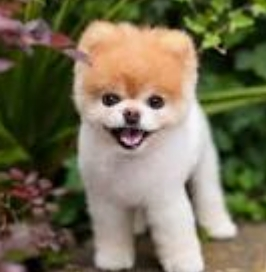
#> input picture CV-STUDY/images/dog.jpg, 266 x 272 px
$ jupyter execute 05_blur_binarization.ipynb
#> lines starting #> are read from the running program, lines starting #| are printed output that depends on the picture; after the words box and inside, x2 and y2 are one past the last pixel; in counts of white or black regions, pixels touching at a corner belong together
# 05. 블러와 이진화

[cell 1]
import cv2 as cv
import numpy as np
DOG_PATH = "../images/dog.jpg"
BOOK_PATH = "../images/book.jpg"

## 5-1. 블러
- `cv2.blur(img, kernel)` : 단순 평균 방식
- `cv2.GaussianBlur(img, kernel, 표준편차)` : 가우시안 평균 방식
- `cv2.medianBlur(img, kernel)` : 중앙값 사용 방식
- Gaussian Blur : 중앙 픽셀에 가장 높은 비중(가중치)를 주고, 멀리 떨어진 주변 픽셀일수로 비중을 점점 작게 주는 방식으로 이미지를 부드럽게 흐리게 만듬
- Kernel : 이미지 위에서 특정 픽셀과 그 주변 픽셀을 참고하여 새로운 값을 계산하는 도구
- 참조하는 범위가 작으면 블러가 약해지고, 참조하는 범위가 넓으면 블러가 강해집니다.

[cell 2]
img = cv.imread(DOG_PATH)
#> img is the input picture: shape (272, 266, 3); mean B, G, R 84.4, 109.6, 116.5

# 1. 평균 블러
blur_avg = cv.blur(img, (7,7))
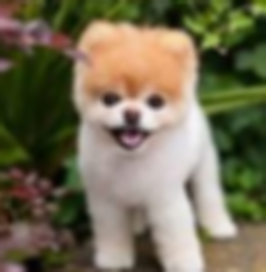
#> blur_avg: shape (272, 266, 3); mean B, G, R 84.4, 109.6, 116.5

# 2. 가우시안 블러
blur_gaussian = cv.GaussianBlur(img, (7,7), 0) # 0을 넣으면 자동계산

cv.imshow("Original", img)
cv.imshow("Blur", blur_avg)
cv.imshow("Gaussian", blur_gaussian)

cv.waitKey(0)
cv.destroyAllWindows()

[cell 3]
# 커널 사이즈 변화에 따른 차이
img = cv.imread(DOG_PATH)

kernel_3 = cv.GaussianBlur(img, (3,3), 0)
kernel_5 = cv.GaussianBlur(img, (5,5), 0)
kernel_7 = cv.GaussianBlur(img, (7,7), 0)

cv.imshow("kernel_3", kernel_3)
cv.imshow("kernel_5", kernel_5)
cv.imshow("kernel_7", kernel_7)

cv.waitKey(0)
cv.destroyAllWindows()

[cell 4]
# 표준편차 변화에 따른 차이
# 블러의 퍼지는 정도와 강도를 결정
img = cv.imread(DOG_PATH)

sigma_1 = cv.GaussianBlur(img, (0,0), 1)
sigma_2 = cv.GaussianBlur(img, (0,0), 2)
sigma_3 = cv.GaussianBlur(img, (0,0), 3)

cv.imshow("sigma_1", sigma_1)
cv.imshow("sigma_2", sigma_2)
cv.imshow("sigma_3", sigma_3)

cv.waitKey(0)
cv.destroyAllWindows()

## 5-2 이진화(Binarization)
- 특정 값을 기준으로 픽셀의 값을 0(검은색) 또는 255(흰색)로 나누는 것
- 분석을 단순화하기 위해 사용
- 특정 관심 영역을 분리하는데 용이함

### Threshold : 임계값, 문턱값
- 기준값의 역할을 함
- 빛의 밝기를 기준으로 픽셀 값을 변환
- `cv2.threshold(img, threshold, maxValue, type)`
- 이진화 하기 전에 `cv.IMREAD_GRAYSCALE` 이미지로 변환 하는 이유
    - 컬러 이미지보다 단순하고 안정적인 기준을 사용할 수 있기 때문
    - 이진화의 정확성을 높이고 연산을 단순화하기 위함

[cell 5]
img = cv.imread(BOOK_PATH, cv.IMREAD_GRAYSCALE)
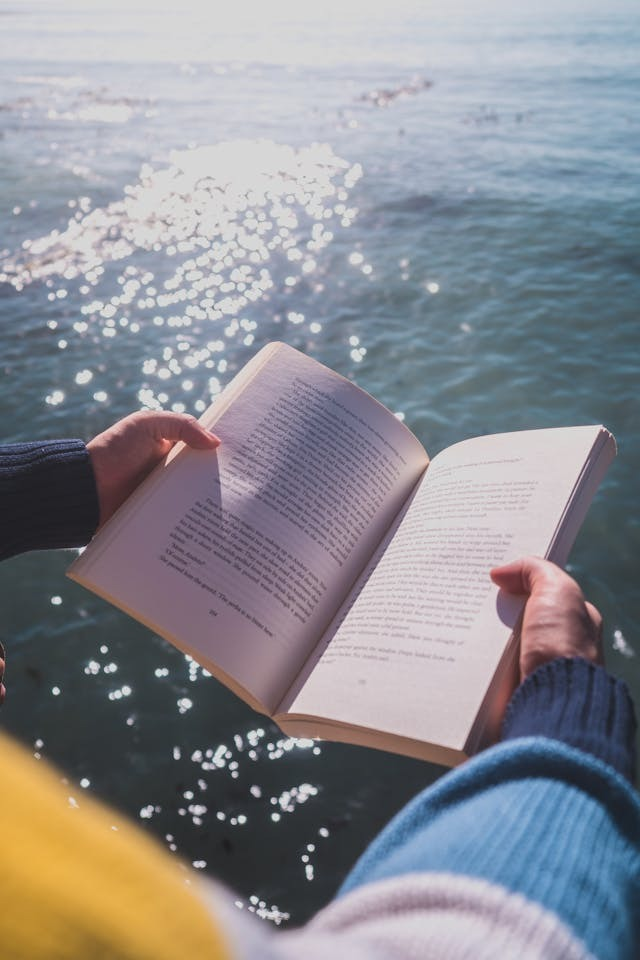
#> input picture CV-STUDY/images/book.jpg, 640 x 960 px
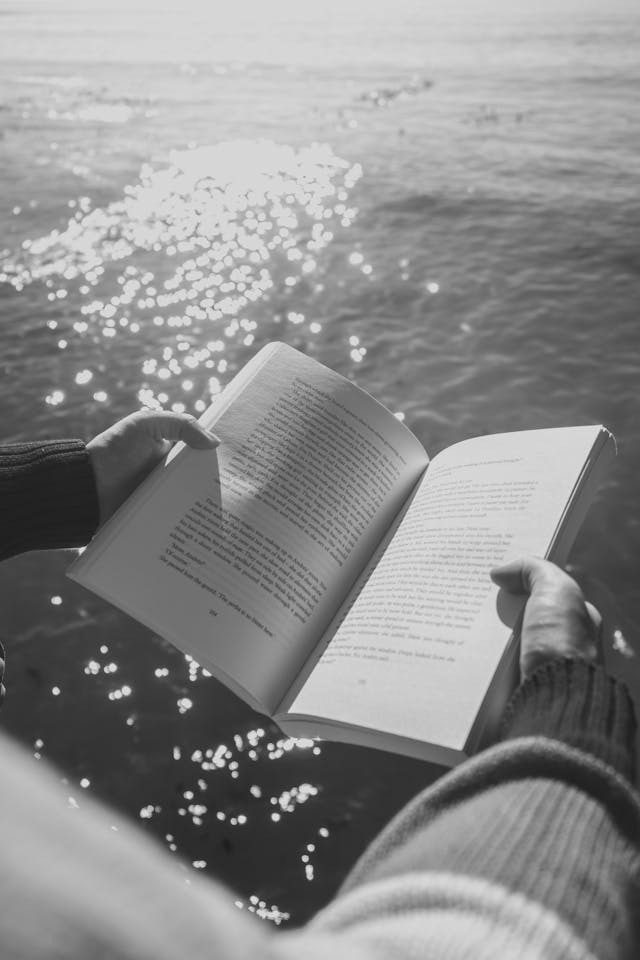
#> img: shape (960, 640); min 17, max 234, mean 140.3
resized =cv.resize(img, None, fx=0.5, fy=0.5)

ret, binary = cv.threshold(resized, 127, 255, cv.THRESH_BINARY)
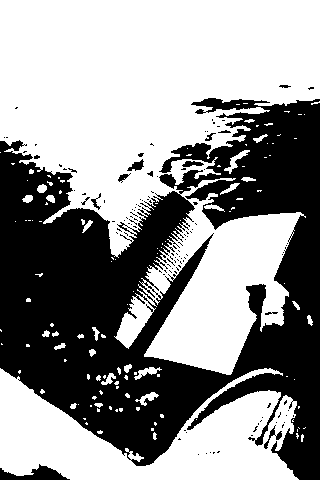
#> binary: shape (480, 320); 57.3% white; 121 black regions (108 under 20 px), largest, box (x1, y1, x2, y2) and area: (0, 98, 320, 480) 64166, (0, 464, 70, 480) 548, (264, 425, 282, 449) 105
# print(ret, binary)

cv.imshow("img", resized)
cv.imshow("binary", binary)

cv.waitKey(0)
cv.destroyAllWindows()

### 트랙바(Track bar)
- `cv2.createTrackbar(trackbarName, name, startValue, maxValue, callback)` : 트랙바 생성
- `cv2.getTrackbarPos(trackbarName, name)` : 트랙바의 값을 가져옴

[cell 6]
img = cv.imread(BOOK_PATH, cv.IMREAD_GRAYSCALE)
resized =cv.resize(img, None, fx=0.5, fy=0.5)

# 윈도우 창 이름 설정
name = "Threshold"
cv.namedWindow(name) # OpenCV에서 윈도우 창 생성

# 트랙바 콜백 함수(슬라이더 움직일 때 호출)
# def trackbar_func(x):
#     pass # 현재는 기능이 필요 없으므로 pass로 처리

# 트랙바(슬라이더) 생성
trackbar_name = "threshold"
# (트랙바 이름, 윈도우 이름, 초기값, 최댓값, 콜백함수)
# cv.createTrackbar(trackbar_name, name, 127, 255, trackbar_func)
cv.createTrackbar(trackbar_name, name, 127, 255, lambda x:x)

# 실시간으로 이진화 처리 및 화면 출력
while True:
    # 현재 트랙바 위치 값 가져오기 → threshold 값으로 사용
    threshold = cv.getTrackbarPos(trackbar_name, name)
    # threshold() 함수로 이진화 수행
    ret, binary = cv.threshold(resized, threshold, 255, cv.THRESH_BINARY)
#> ret = 127
    # 이진화된 결과 이미지를 화면에 출력
    cv.imshow(name, binary)

    # 'q' 키 입력 시 반복 종료
    if cv.waitKey(1) == ord("q"):
#> (key q is pressed here)
        break

cv.destroyAllWindows()

[cell 7]
# cv.destroyAllWindows()

img = cv.imread(DOG_PATH)

name = "Resize"
cv.namedWindow(name)

# 트랙바(슬라이더) 생성
# 초기값: 100 (원본 크기 100%)
# 최댓값: 200 (최대 2배 확대)
# 콜백 함수: lambda x:x (동작은 필요 없으므로 단순 반환)
trackbar_name = "scale(%)"
cv.createTrackbar(trackbar_name, name, 100, 200, lambda x:x)

# 실시간 크기 조절
while True:
    # 트랙바에서 현재 값(비율)을 가져오기
    scale = cv.getTrackbarPos(trackbar_name, name)

    # 트랙바 값이 0일때 최소값을 1로 강제 설정
    # 0이 되어버리면 가로 세로 크기가 0이 되어 버려 함수 오류를 발생시키기 때문
    # 최소 1%로 처리하여 오류를 방지
    if scale == 0:
        scale = 1

    # 새로운 이미지 크기 계산
    width = int(img.shape[1] * scale / 100)
#> width = 266
    height = int(img.shape[0] * scale / 100)
#> height = 272
    # cv.resize로 이미지 크기 조절
    resized = cv.resize(img, (width,height))

    # 크기 조절된 이미지를 출력
    cv.imshow(name, resized)

    if cv.waitKey(1) == ord("q"):
#> (key q is pressed here)
        break

cv.destroyAllWindows()

[cell 8]
# 실습 2-2 컬러 팔레트 만들기
img = np.zeros((460, 640, 3), dtype=np.uint8)

name = "image"
cv.namedWindow(name)

# 1. RGB값을 변경할 수 있는 트랙바를 만들고
cv.createTrackbar("R", name, 0, 255, lambda x:x)
cv.createTrackbar("G", name, 0, 255, lambda x:x)
cv.createTrackbar("B", name, 0, 255, lambda x:x)
# 4. 1~3이 마무리 되었다면 트랙바의 작동을 제어할 수 있는 on / off 스위치도 추가로 구현해본다.
cv.createTrackbar("Switch", name, 0, 1, lambda x:x)

while True:
    # 3. 기본 색상은 검은색으로 설정
    red = cv.getTrackbarPos("R", name)
    green = cv.getTrackbarPos("G", name)
    blue = cv.getTrackbarPos("B", name)
    switch = cv.getTrackbarPos("Switch", name)
    # 2. RGB값이 바뀜에 따라 배경색이 변하는 화면을 만들어 보자!
    if switch == 1: # switch가 1이 되면 색상이 작동
        img[:] = (blue, green, red)
    else:
        img[:] = (0, 0, 0) # switch가 0이 되면 배경색 검은색

    cv.imshow(name, img)

    if cv.waitKey(1) == ord("q"):
#> (key q is pressed here)
        break

cv.destroyAllWindows()

## 5-3. 적응형 이진화(Adaptive threshold)
- 영역별로 서로 다른 임계값을 적용하는 이진화
- `cv2.adaptiveThreshold(img, maxValue, adaptiveMethod, thresholdType, blockSize, C)`
    - blockSize : 픽셀의 임계값을 계산하는 데 사용되는 픽셀 근처의 크기(1보다 큰 홀수)
    - C : 평균 또는 가중 평균에서 뺀 상수
    - adaptiveMethod : cv.ADAPTIVE_THRESH_MEAN_C, cv.ADAPTIVE_THRESH_GAUSSIAN_C

[cell 9]
img = cv.imread(BOOK_PATH, cv.IMREAD_GRAYSCALE)
name = "Adaptive Threshold"
cv.namedWindow(name)

cv.createTrackbar("block_size", name, 25, 100, lambda x:x) # 1보다 큰 홀수만 가능
cv.createTrackbar("C", name, 1, 10, lambda x:x) # 양수를 사용

while True:
    block_size = cv.getTrackbarPos("block_size", name)
    C = cv.getTrackbarPos("C", name)

    if block_size <= 1:
        block_size = 3

    if block_size % 2 == 0:
        block_size += 1

    binary = cv.adaptiveThreshold(img, 255, cv.ADAPTIVE_THRESH_GAUSSIAN_C, cv.THRESH_BINARY, block_size, C)
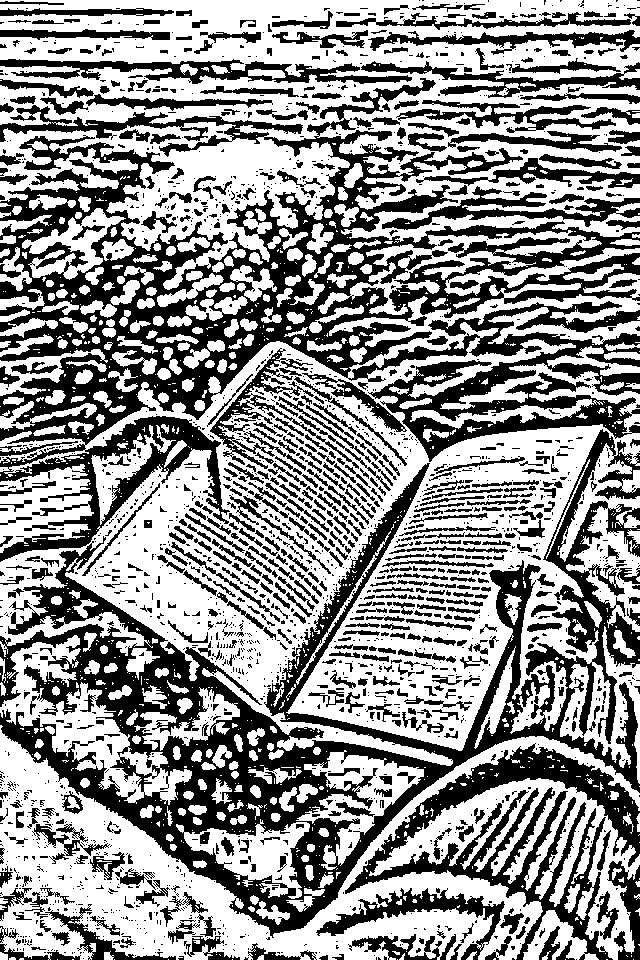
#> binary: shape (960, 640); 57.3% white; 2147 black regions (1505 under 20 px), largest, box (x1, y1, x2, y2) and area: (0, 78, 640, 562) 89762, (0, 429, 640, 938) 64875, (345, 743, 640, 960) 16414

    cv.imshow(name, binary)

    if cv.waitKey(1) == ord("q"):
#> (key q is pressed here)
        break

cv.destroyAllWindows()

## 5-4. 오츠 알고리즘
- 최적의 threshold를 찾는 알고리즘
    - 두 그룹(검은색과 흰색)간의 평균값 차이를 최대화하면서
    - 각 그룹 내부의 분산(값의 퍼짐)을 최소화하는 임계값을 찾는것을 목표
- 이미지의 명암이 뚜렷할 때 효과적

[cell 10]
img = cv.imread(BOOK_PATH, cv.IMREAD_GRAYSCALE)

ret_1, binary = cv.threshold(img, 127, 255, cv.THRESH_BINARY)
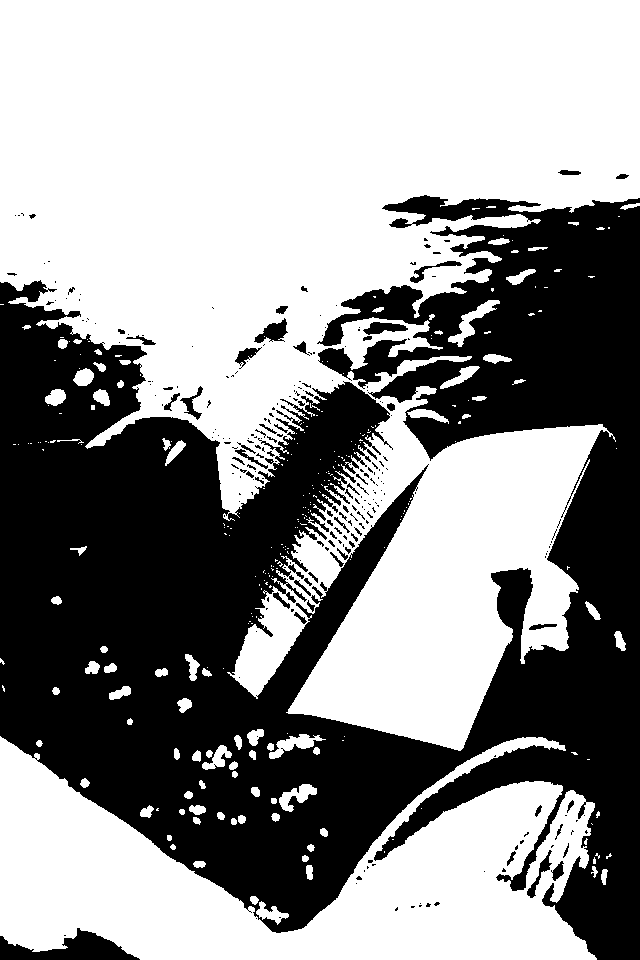
#> binary: shape (960, 640); 57.2% white; 255 black regions (190 under 20 px), largest, box (x1, y1, x2, y2) and area: (0, 195, 640, 960) 255781, (0, 928, 140, 960) 2241, (254, 318, 288, 343) 423
ret_2, otsu = cv.threshold(img, -1, 255, cv.THRESH_BINARY | cv.THRESH_OTSU)
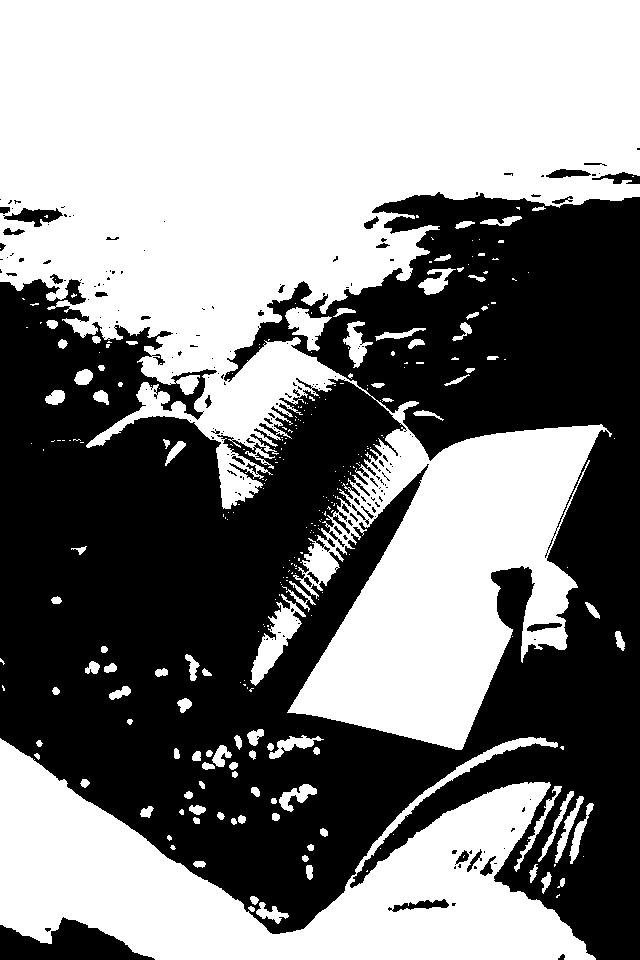
#> otsu: shape (960, 640); 52% white; 197 black regions (158 under 20 px), largest, box (x1, y1, x2, y2) and area: (0, 192, 640, 960) 286984, (0, 917, 155, 960) 3784, (3, 208, 63, 227) 557
#> ret_2 = 138
# print(ret_1, ret_2)

cv.imshow("img", binary)
cv.imshow("otsu", otsu)

cv.waitKey(0)
cv.destroyAllWindows()
